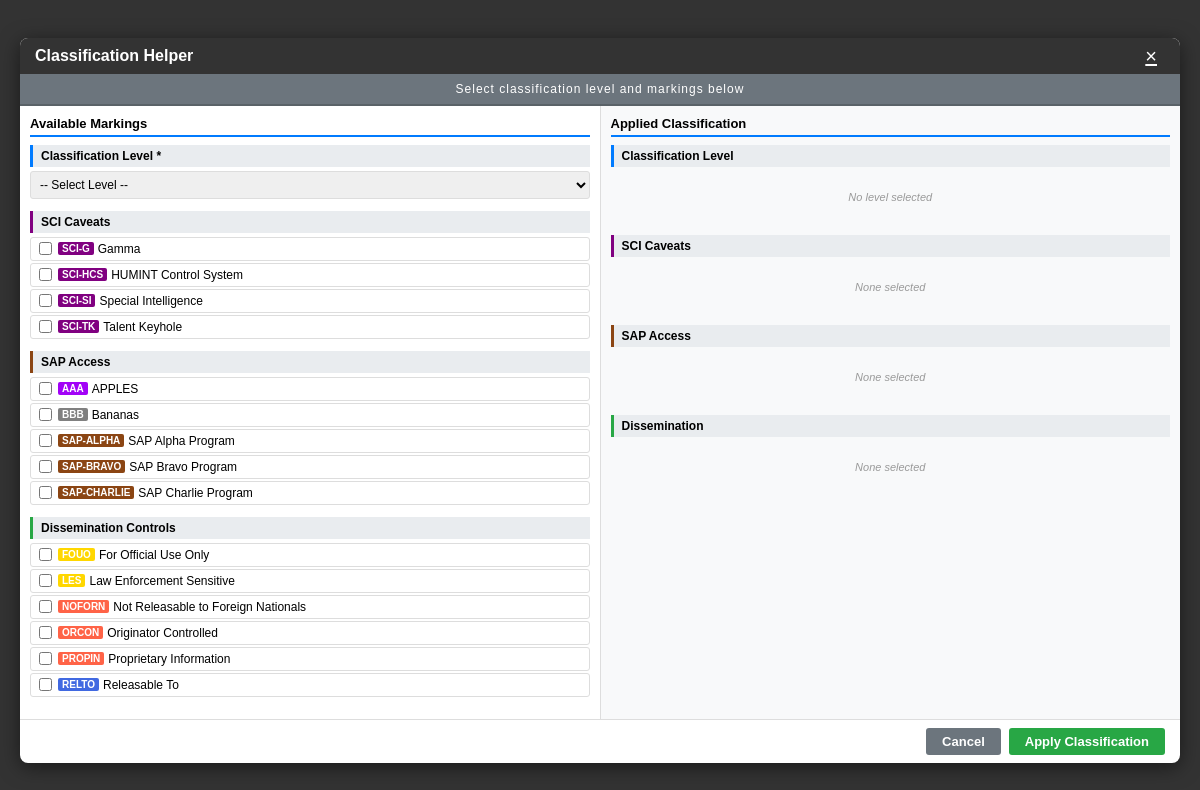
Screenshot of /mls/classify/ (signed in) with the database file from the repository.
### mls_core/models.py (models this page shows, shortened)
class SecurityLabel(models.Model):
    class LabelType(models.TextChoices):
        LEVEL = "LVL", "Level"
        CATEGORY = "CAT", "Category"
    short_code = models.CharField(
        max_length=10,
        unique=True,
        help_text="Short code (e.g., 'TS', 'S', 'CRYPTO')"
    )
    name = models.CharField(
        max_length=100,
        help_text="Full name of the label"
    )
    label_type = models.CharField(
        max_length=3,
        choices=LabelType.choices,
        default=LabelType.CATEGORY,
        help_text="Level (hierarchical) or Category (compartment)"
    )
    rank = models.IntegerField(
        default=0,
        help_text="For levels: higher rank = more sensitive. Categories ignore this."
    )
    description = models.TextField(
        blank=True,
        help_text="Description of what this label means"
    )
    color = models.CharField(
        max_length=7,
        default="#808080",
        help_text="Color code for display (hex format)"
    )
    created_at = models.DateTimeField(auto_now_add=True)
    updated_at = models.DateTimeField(auto_now=True)
    class Meta:
        ordering = ['label_type', '-rank', 'name']
        verbose_name = "Security Label"
        verbose_name_plural = "Security Labels"
        permissions = [
            ("manage_labels", "Can manage security labels"),
        ]

### mls_core/views.py (the view, shortened to what this page needs)
# urls.py: path('classify/', views.classification_helper, name='classification_helper'),
@login_required
def classification_helper(request):
    levels = SecurityLabel.objects.filter(label_type='LVL').order_by('rank')
    all_categories = SecurityLabel.objects.filter(label_type='CAT').order_by('short_code')
    sci_caveats = all_categories.filter(short_code__istartswith='SCI').order_by('short_code')
    dissemination = all_categories.filter(
        short_code__in=['NOFORN', 'ORCON', 'PROPIN', 'RELTO', 'FOUO', 'LES']
    ).order_by('short_code')
    excluded_codes = list(sci_caveats.values_list('short_code', flat=True)) + \
                     list(dissemination.values_list('short_code', flat=True))
    sap_access = all_categories.exclude(short_code__in=excluded_codes).order_by('short_code')
    other_categories = None
    existing_clearance = None
    existing_labels = []
    existing_level = None
    inherit_clearance = None
    if request.GET.get('inherit_from_id'):
        try:
            inherit_clearance = SecurityClearance.objects.get(pk=request.GET['inherit_from_id'])
        except SecurityClearance.DoesNotExist:
            pass
    context = {
        'levels': levels,
        'sci_caveats': sci_caveats,
        'sap_access': sap_access,
        'dissemination': dissemination,
        'other_categories': other_categories,
        'existing_clearance': existing_clearance,
        'existing_labels': existing_labels,
        'existing_level': existing_level,
        'inherit_clearance': inherit_clearance,
        'return_url': request.GET.get('return_url', '/'),
    }
    return render(request, 'mls_core/classification_helper.html', context)

### mls_core/templates/mls_core/classification_helper.html (shortened to what this page needs)
<!DOCTYPE html>
<html lang="en">
<head>
</head>
<body>
<div class="modal-container">
    <div class="modal-header">
        <h2>Classification Helper</h2>
        <a href="{{ return_url }}" class="close-button" title="Close">&times;</a>
    </div>
    <div id="classificationBanner" class="classification-banner empty">
    </div>
    <form id="classificationForm" method="post" action="{{ return_url }}">
        <div class="modal-body">
            <div class="selector-column">
                <div class="column-title">Available Markings</div>
                <div class="section">
                    <div class="section-header">Classification Level *</div>
                    <select id="levelSelect" class="level-dropdown" required>
                        <option value="">-- Select Level --</option>
                    </select>
                </div>
                {% if sci_caveats %}
                <div class="section">
                    <div class="section-header sci">SCI Caveats</div>
                    {% for label in sci_caveats %}
                    <label class="choice-item">
                        <input type="checkbox" class="caveat-checkbox"
                               value="{{ label.id }}"
                               data-code="{{ label.short_code }}"
                               data-name="{{ label.name }}"
                               data-color="{{ label.color }}"
                               data-type="sci"
                               {% if label.id in existing_labels %}checked{% endif %}>
                        <span class="label-badge" style="background-color: {{ label.color }};">{{ label.short_code }}</span>
                        {{ label.name }}
                    </label>
                    {% endfor %}
                </div>
                {% endif %}
                {% if sap_access %}
                <div class="section">
                    <div class="section-header sap">SAP Access</div>
                    {% for label in sap_access %}
                    <label class="choice-item">
                        <input type="checkbox" class="caveat-checkbox"
                               value="{{ label.id }}"
                               data-code="{{ label.short_code }}"
                               data-name="{{ label.name }}"
                               data-color="{{ label.color }}"
                               data-type="sap"
                               {% if label.id in existing_labels %}checked{% endif %}>
                        <span class="label-badge" style="background-color: {{ label.color }};">{{ label.short_code }}</span>
                        {{ label.name }}
                    </label>
                    {% endfor %}
                </div>
                {% endif %}
                {% if dissemination %}
                <div class="section">
                    <div class="section-header diss">Dissemination Controls</div>
                    {% for label in dissemination %}
                    <label class="choice-item">
                        <input type="checkbox" class="caveat-checkbox"
                               value="{{ label.id }}"
                               data-code="{{ label.short_code }}"
                               data-name="{{ label.name }}"
                               data-color="{{ label.color }}"
                               data-type="diss"
                               {% if label.id in existing_labels %}checked{% endif %}>
                        <span class="label-badge" style="background-color: {{ label.color }};">{{ label.short_code }}</span>
                        {{ label.name }}
                    </label>
                    {% endfor %}
                </div>
                {% endif %}
            </div>
            <div class="applied-column">
                <div class="column-title">Applied Classification</div>
                <div class="section">
                    <div class="section-header">Classification Level</div>
                    <div id="appliedLevel" class="empty-state">No level selected</div>
                </div>
                <div class="section">
                    <div class="section-header sci">SCI Caveats</div>
                    <div id="appliedSCI" class="empty-state">None selected</div>
                </div>
                <div class="section">
                    <div class="section-header sap">SAP Access</div>
                    <div id="appliedSAP" class="empty-state">None selected</div>
                </div>
                <div class="section">
                    <div class="section-header diss">Dissemination</div>
                    <div id="appliedDiss" class="empty-state">None selected</div>
                </div>
            </div>
        </div>
        <div class="modal-footer">
            <a href="{{ return_url }}" class="btn btn-secondary">Cancel</a>
            <button type="submit" class="btn btn-primary">Apply Classification</button>
        </div>
    </form>
</div>
</body>
</html>

### mls_core/templates/mls_core/classification_helper.html (style rules this page uses)
* { margin: 0; padding: 0; box-sizing: border-box; }
body { font-family: Arial, sans-serif; background-color: rgba(0, 0, 0, 0.8); display: flex; align-items: center; justify-content: center; min-height: 100vh; padding: 20px; }
.modal-container { background-color: white; border-radius: 8px; box-shadow: 0 4px 20px rgba(0, 0, 0, 0.5); max-width: 1400px; width: 100%; max-height: 95vh; display: flex; flex-direction: column; }
.modal-header { background-color: #333; color: white; padding: 8px 15px; border-radius: 8px 8px 0 0; display: flex; justify-content: space-between; align-items: center; }
.modal-header h2 { margin: 0; font-size: 16px; }
.close-button { background: none; border: none; color: white; font-size: 20px; cursor: pointer; padding: 0 8px; line-height: 1; }
.classification-banner { background-color: #dc3545; color: white; padding: 10px 15px; text-align: center; font-weight: bold; font-size: 18px; letter-spacing: 1px; border-bottom: 2px solid #c82333; }
.classification-banner.empty { background-color: #6c757d; font-size: 12px; font-weight: normal; padding: 8px 15px; }
.modal-body { display: flex; flex: 1; overflow: hidden; }
.selector-column { flex: 1; border-right: 1px solid #ddd; overflow-y: auto; padding: 10px; }
.applied-column { flex: 1; overflow-y: auto; padding: 10px; background-color: #f8f9fa; }
.section { margin-bottom: 12px; }
.section-header { font-size: 12px; font-weight: bold; margin-bottom: 4px; padding: 4px 8px; background-color: #e9ecef; border-left: 3px solid #007bff; }
.section-header.sci { border-left-color: #800080; }
.section-header.sap { border-left-color: #8B4513; }
.section-header.diss { border-left-color: #28a745; }
.level-dropdown { width: 100%; padding: 5px; font-size: 12px; border: 1px solid #ddd; border-radius: 3px; cursor: pointer; }
.choice-item { display: flex; align-items: center; padding: 4px 8px; margin-bottom: 2px; border: 1px solid #ddd; border-radius: 3px; cursor: pointer; background-color: white; transition: all 0.1s; font-size: 12px; }
.choice-item input[type="checkbox"] { margin-right: 6px; cursor: pointer; }
.label-badge { display: inline-block; padding: 1px 4px; border-radius: 2px; margin-right: 4px; font-size: 10px; color: white; font-weight: bold; }
.modal-footer { padding: 8px 15px; border-top: 1px solid #ddd; display: flex; justify-content: flex-end; gap: 8px; }
.btn { padding: 6px 16px; border: none; border-radius: 3px; cursor: pointer; font-size: 13px; font-weight: bold; text-decoration: none; display: inline-block; }
.btn-primary { background-color: #28a745; color: white; }
.btn-secondary { background-color: #6c757d; color: white; }
.empty-state { color: #999; font-style: italic; padding: 10px; text-align: center; font-size: 11px; }
.column-title { font-size: 13px; font-weight: bold; margin-bottom: 8px; padding-bottom: 4px; border-bottom: 2px solid #007bff; }

### rows the page displays
SecurityLabel: short_code "SCI-G", name "Gamma"
SecurityLabel: short_code "SCI-HCS", name "HUMINT Control System"
SecurityLabel: short_code "SCI-SI", name "Special Intelligence"
SecurityLabel: short_code "SCI-TK", name "Talent Keyhole"
SecurityLabel: short_code "AAA", name "APPLES"
SecurityLabel: short_code "BBB", name "Bananas"
SecurityLabel: short_code "SAP-ALPHA", name "SAP Alpha Program"
SecurityLabel: short_code "SAP-BRAVO", name "SAP Bravo Program"
SecurityLabel: short_code "SAP-CHARLIE", name "SAP Charlie Program"
SecurityLabel: short_code "FOUO", name "For Official Use Only"
SecurityLabel: short_code "LES", name "Law Enforcement Sensitive"
SecurityLabel: short_code "NOFORN", name "Not Releasable to Foreign Nationals"
SecurityLabel: short_code "ORCON", name "Originator Controlled"
SecurityLabel: short_code "PROPIN", name "Proprietary Information"
SecurityLabel: short_code "RELTO", name "Releasable To"
